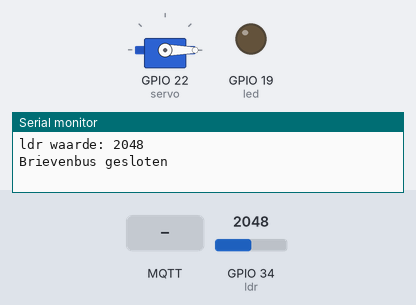
Bench run of a sketch on a simulated ESP32. Parts: servo, output pins drawn as LEDs (lit = HIGH), the last lines printed to the serial monitor. The inputs (shaded band) are chosen by the test bench; at power-on: GPIO 34 (ldr) = 2048. WiFi joins after 1.5 s; servers stay silent unless stated; no MQTT or app messages arrive unless stated.

Above: at 3.0 s.
3.1 s: MQTT message "Servo 180" arrives on the first subscribed topic
At 5.0 s:
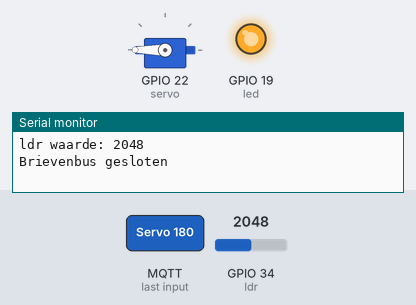
5.3 s: MQTT message "Servo 0" arrives on the first subscribed topic
At 6.8 s:
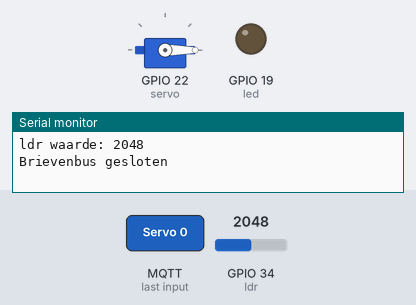
Timing chart, 0 to 8.3 s (numbered marks = the images above; inputs shaded):
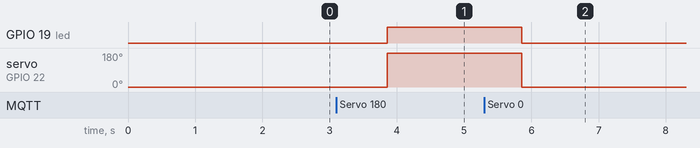

Measured:
- after the input at 3.1 s, GPIO 19 (led): LOW → HIGH after 0.76 s; servo on GPIO 22 (servo): 0° → 180° after 0.76 s
- after the input at 5.3 s, GPIO 19 (led): HIGH → LOW after 0.56 s; servo on GPIO 22 (servo): 180° → 0° after 0.56 s

The sketch:

Code_van_Arduino.ino
```cpp
#include <WiFi.h>
#include <PubSubClient.h>
const char* ssid = "YOUR_WIFI_NAME";
const char* password = "YOURPASSWORD";
const char* mqttServer = "192.168.0.242";
const int mqttPort = 1883;
const char* mqttUser = "EwoutDoms";
const char* mqttPassword = "YOURPASSWORD";
WiFiClient espClient;
PubSubClient client(espClient);

////////////////////////////////////////////////////

#include <WiFiClientSecure.h>
#include <UniversalTelegramBot.h>
#define BOTtoken "7009974340:AAET5McU0Lr7IFZE-J-bs-U6rvgCctaCVi4"
#define CHAT_ID "7163672330"
WiFiClientSecure telegramclient;
UniversalTelegramBot bot(BOTtoken, telegramclient);
int botRequestDelay = 1000;
unsigned long lastTimeBotRan;

////////////////////////////////////////////////////

#include <ESP32Servo.h>
Servo myservo;

////////////////////////////////////////////////////

const int ldr = 34;
const int led = 19;
const int servo = 22;
int y = 0;
int hoi = 1;


//------------------------------------------------------------------
void setup() {
  Serial.begin(115200);

  ////////////////////////////////////////////////////

  WiFi.mode(WIFI_STA);
  WiFi.begin(ssid, password);
  telegramclient.setCACert(TELEGRAM_CERTIFICATE_ROOT);
  while (WiFi.status() != WL_CONNECTED) {
    delay(500);
    Serial.println("Zoeken naar wifi");
  }
  Serial.println("geconecteerd met wifi netwerk");
  client.setServer(mqttServer, mqttPort);

  while (!client.connected()) {
    Serial.println("connecteren met MQTT");
    if (client.connect("ESP32Client", mqttUser, mqttPassword)) {
      Serial.println("Geconnecteerd met MQTT");
    } else {
      Serial.print("Gefaald met connecteren met MQTT ");
      Serial.print(client.state());
      delay(2000);
    }
  }

  // Print ESP32 Local IP Address
  Serial.println(WiFi.localIP());
  bot.sendMessage(CHAT_ID, "We kunnen beginnen", "");

  ////////////////////////////////////////////////////

  client.setCallback(callback);
  client.subscribe("brievenbus/slot");

  ////////////////////////////////////////////////////

  pinMode(ldr, INPUT);
  pinMode(led, OUTPUT);
  myservo.attach(servo);
  myservo.write(0);
}


//-------------------------------------------------------------------
void loop() {
  client.loop();
  ////////////////////////////////////////////////////

  int ldrwaarde = analogRead(ldr);
  Serial.print("ldr waarde: ");
  Serial.println(ldrwaarde);

  if (ldrwaarde <= 500) {
    y++;
    delay(10000);
    bot.sendMessage(CHAT_ID, "Brievenbus " + String(y) + " keer geopend", "");
    Serial.println("Brievenbus " + String(y) + " keer geopend");
    String ldrtekst = String(y);
    client.publish("brievenbus/huis/open", ldrtekst.c_str());
    Serial.println("Brievenbus geopend");
  }

  if (ldrwaarde > 500) {
    String ldrtekst = String(0);
    client.publish("brievenbus/huis/dicht", ldrtekst.c_str());
    Serial.println("Brievenbus gesloten");
  }

  ////////////////////////////////////////////////////

  Serial.println(" ");
  delay(2000);
}


////////////////////////////////////////////////////

void callback(char* topic, byte* payload, unsigned int length) {
  String bericht = "";

  if (String(topic) == "brievenbus/slot") {
    for (int i = 0; i < length; i++) {
      bericht += (char)payload[i];
    }
    if (bericht == "Servo 180") {
      myservo.write(180);
      digitalWrite(led, HIGH);
      Serial.println("Slot: open");

    } else if (bericht == "Servo 0") {
      myservo.write(0);
      digitalWrite(led, LOW);
      Serial.println("Slot: gesloten");

      y = 0;
      bot.sendMessage(CHAT_ID, "Herstart telling van openen brievenbus: " + String(y), "");
      Serial.println("Herstart telling van openen brievenbus: " + String(y));

      String ldrtekst = String(0);
      client.publish("brievenbus/huis/open", ldrtekst.c_str());
    }
  }
}
```
